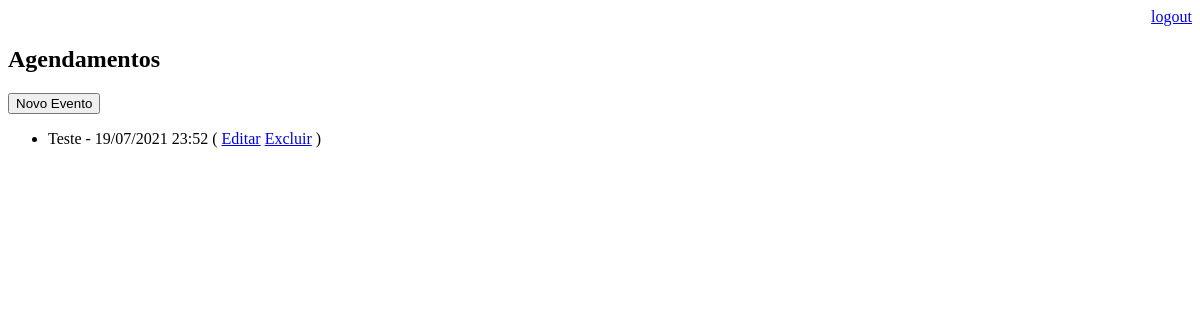
The page /agenda/ (signed in) on the database as committed earlier.
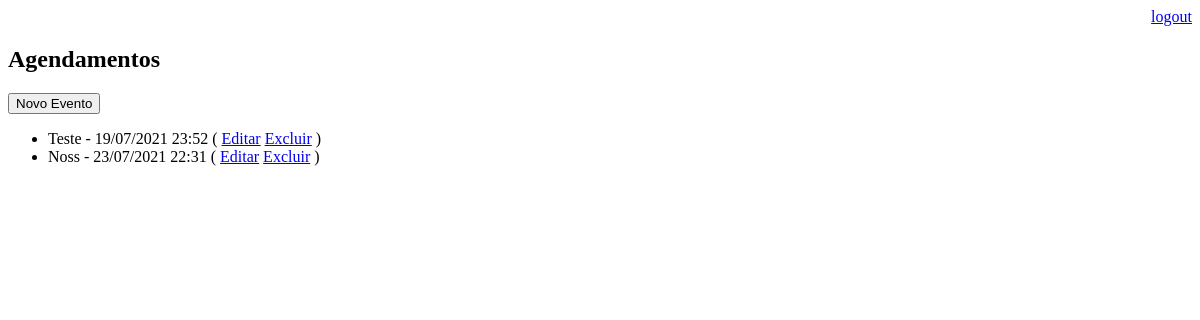
The same page on the database as committed later.
### core/models.py (models this page shows, shortened)
class Evento(models.Model):
    titulo = models.CharField(max_length=100)
    descricao = models.TextField(blank=True, null=True)
    data_evento = models.DateTimeField(verbose_name='Data do Evento')
    data_criacao = models.DateTimeField(auto_now=True)
    usuario = models.ForeignKey(User, on_delete=models.CASCADE)
    class Meta:
        db_table = 'evento'
    def get_data_evento(self):
        return self.data_evento.strftime('%d/%m/%Y %H:%M')

### core/views.py (the view)
# urls.py: path('agenda/', views.lista_eventos),
@login_required(login_url='/login/')
def lista_eventos(request):
    usuario = request.user
    evento = Evento.objects.filter(usuario=usuario)
    dados = {'eventos': evento}
    return render(request, 'agenda.html', dados)

### templates/agenda.html (shortened to what this page needs)
<!DOCTYPE html>
<html lang="en">
<head>
</head>
<body>
    <div align="right">
        <a href="/logout">logout</a>
    </div>
    <h2>Agendamentos</h2>
    <a href="evento/">
        <button type="button">Novo Evento </button>
    </a>
    <ul>
        {% for evento in eventos %}
            <li>
                {{evento.titulo}} - {{evento.get_data_evento}}
                ( <a href="evento/?id={{ evento.id}}">Editar</a>
                  <a href="evento/delete/{{ evento.id}}">Excluir</a> )
            </li>
        {% endfor %}
    </ul>
</body>
</html>

Rows that differ between the two databases and show on the page:
added Evento: titulo "Noss", get_data_evento "23/07/2021 22:31"
